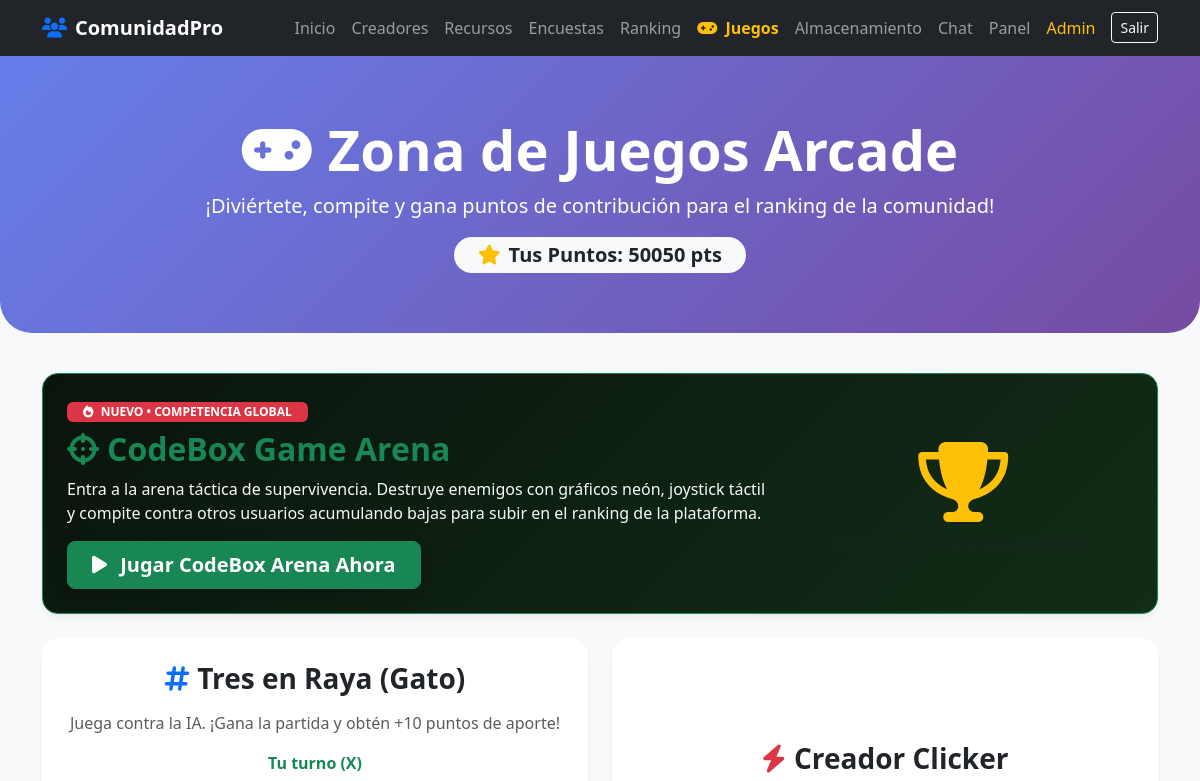
The page /juegos (signed in, upper part) on the database as committed earlier.
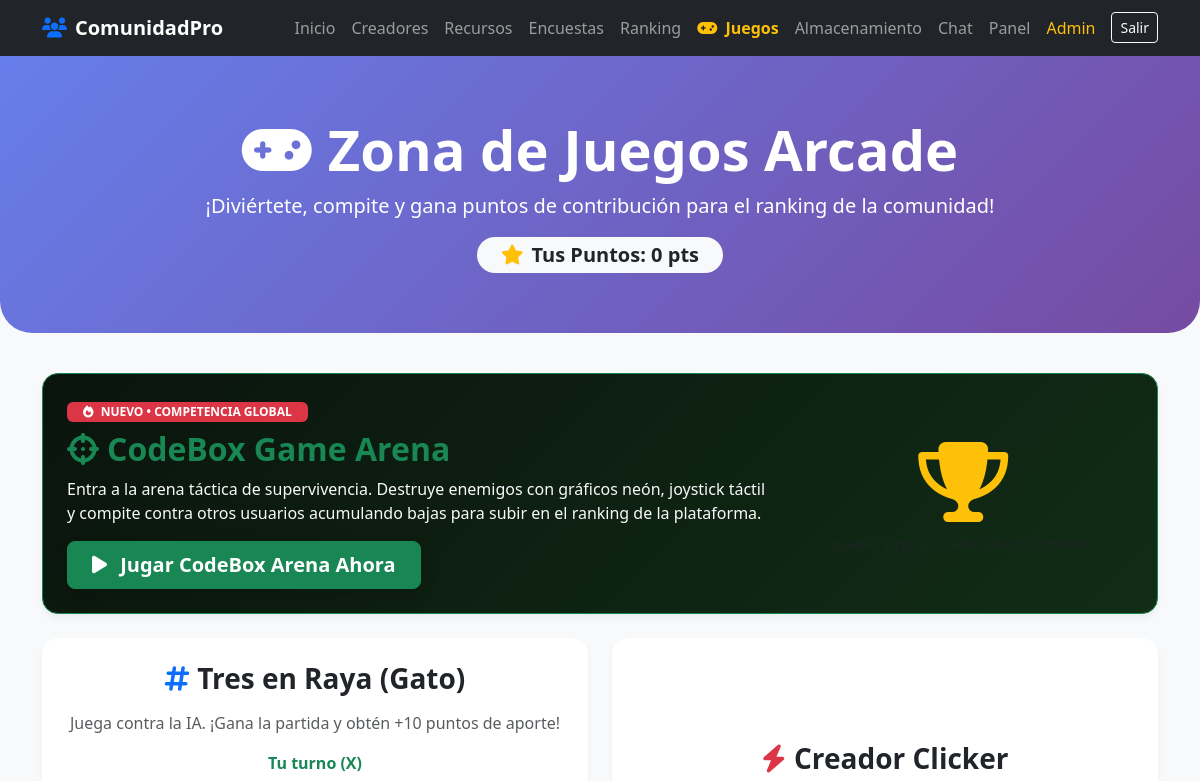
The same page on the database as committed later.
### tables this page shows
CREATE TABLE usuarios (
            id INTEGER PRIMARY KEY AUTOINCREMENT,
            nombre TEXT NOT NULL,
            email TEXT UNIQUE NOT NULL,
            password TEXT NOT NULL,
            rol TEXT DEFAULT 'miembro', -- 'admin', 'moderador', 'creador', 'miembro'
            estado TEXT DEFAULT 'activo', -- 'activo', 'suspendido'
            puntos_contribucion INTEGER DEFAULT 0,
            nivel_maximo INTEGER DEFAULT 1,
            creado_en TIMESTAMP DEFAULT CURRENT_TIMESTAMP
        );

### gestor_comunidad.py (the view)
@app.route('/juegos')
def zona_juegos():
    user = get_current_user()
    return render_template('community_juegos.html', usuario=user)

### gestor_comunidad.py (called while the page is built)
def get_db_connection():
    conn = sqlite3.connect(DB_PATH, timeout=30.0)
    conn.row_factory = sqlite3.Row
    try:
        conn.execute("PRAGMA journal_mode=WAL;")
        conn.execute("PRAGMA synchronous=NORMAL;")
    except Exception:
        pass
    return conn

@app.context_processor
def inject_config():
    try:
        conn = get_db_connection()
        conn.row_factory = sqlite3.Row
        rows = conn.execute("SELECT clave, valor FROM configuracion_plataforma").fetchall()
        conn.close()
        cfg = {row['clave']: row['valor'] for row in rows}
    except Exception:
        cfg = {
            "titulo_plataforma": "ComunidadPro",
            "color_principal": "#667eea",
            "color_secundario": "#764ba2",
            "mensaje_bienvenida": "Únete a nuestros grupos oficiales y descubre talento de creadores independientes.",
            "footer_texto": "ComunidadPro - Todos los derechos reservados 2026",
            "modo_juegos_activo": "1"
        }
    return dict(cfg=cfg)

### templates/community_juegos.html (shortened to what the changed rows need)
<!DOCTYPE html>
<html lang="es">
<head>
    <link href="https://cdn.jsdelivr.net/npm/bootstrap@5.3.0/dist/css/bootstrap.min.css" rel="stylesheet">
    <link rel="stylesheet" href="https://cdnjs.cloudflare.com/ajax/libs/font-awesome/6.4.0/css/all.min.css">
</head>
<body>
    <div class="hero text-center">
        <div class="container">
            <h1 class="display-4 fw-bold"><i class="fas fa-gamepad me-3"></i>Zona de Juegos Arcade</h1>
            {% if usuario %}
                <div class="mt-3">
                    <span class="badge bg-light text-dark fs-5 px-4 py-2 rounded-pill"><i class="fas fa-star text-warning me-2"></i>Tus Puntos: <span id="userPointsDisplay">{{ usuario.puntos_contribucion }}</span> pts</span>
                </div>
            {% endif %}
        </div>
    </div>
    <div class="container mb-5">
        <div class="card bg-black text-white p-4 mb-4 border border-success position-relative overflow-hidden" style="background: linear-gradient(135deg, #0a140d 0%, #112d16 100%);">
            <div class="row align-items-center">
                <div class="col-lg-8">
                    <h2 class="fw-bold text-success mb-2"><i class="fas fa-crosshairs me-2"></i>CodeBox Game Arena</h2>
                </div>
            </div>
        </div>
    </div>
</body>
</html>

Rows that differ between the two databases and show on the page:
changed usuarios: puntos_contribucion "50050" → "0"
